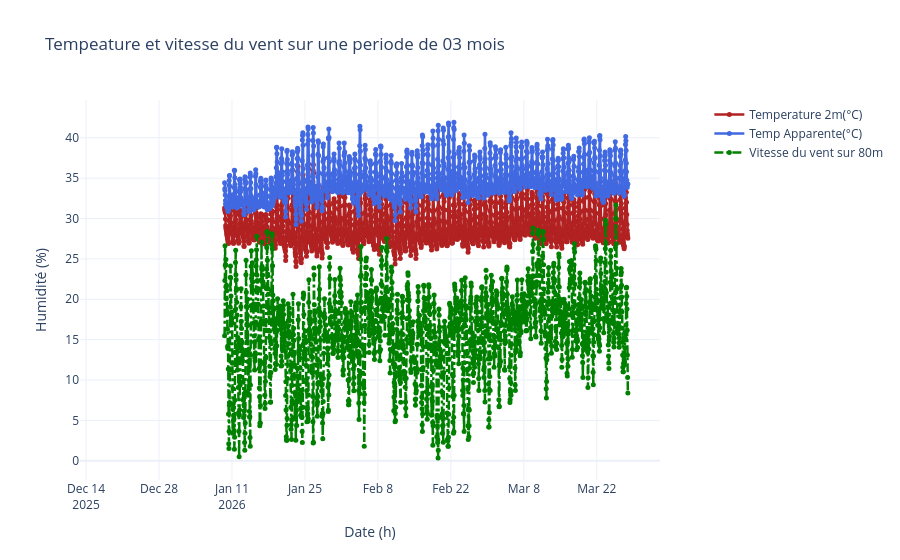

Notebook source saved alongside this figure:
### Markdown cell above
* ### Visualisation

### Code cell
import numpy as np
def visualization_data(data):

    fig  = go.Figure(make_subplots(specs=[[{"secondary_y": True}]]))

    fig.add_trace(
        go.Scatter(
            x = data['date'],
            y= data['temperature_2m'],
            mode="lines+markers",
            name="Temperature 2m(°C)",
            line=dict(color="firebrick", width=2.5),
            marker=dict(size=5),
            hovertemplate="<b>%{y:.1f}°C</b><extra>Température</extra>",
        ), secondary_y=False)

    fig.add_trace(
        go.Scatter(
            x=data['date'],
            y = data['apparent_temperature'],
            mode="lines+markers",
            name="Temp Apparente(°C)",
            line=dict(color="royalblue", width=2.5),
            marker=dict(size=5),
            hovertemplate="<b>%{y:.1f}°C</b><extra>Température</extra>",
        ), secondary_y=False)
        


    fig.add_trace(
        go.Scatter(
            x=data['date'],
            y=data['wind_speed_80m'],
            mode="markers+lines",
            name="Vitesse du vent sur 80m",
            line=dict(color="green", width=2.5, dash='dashdot'),
            marker=dict(size=5),
            hovertemplate="<b>%{y:.1f}°C</b><extra>Température</extra>",
        ), secondary_y=False)
            
    

    fig.update_layout(
        title= dict(text = "Tempeature et vitesse du vent sur une periode de 03 mois"),
        xaxis = dict(
            title = dict(
            text="Date (h)"
            )
        ),
        yaxis= dict(
            title=dict(
            text="Humidité (%)"
            )
        ),
        template="plotly_white"
    )
    fig.show()

visualization_data(data_meteo)

### Figure 1 — Plotly figure (JSON) as saved in the notebook; plotly's stock layout.template omitted (floating-point values rounded to 4 significant figures; data arrays with more than 128 entries replaced by an {"elided": "..."} marker saying what was removed)
{"data": [{"hovertemplate": "<b>%{y:.1f}°C</b><extra>Température</extra>", "line": {"color": "firebrick", "width": 2.5}, "marker": {"size": 5}, "mode": "lines+markers", "name": "Temperature 2m(°C)", "type": "scatter", "x": {"elided": "2376 str values"}, "xaxis": "x", "y": {"elided": "2376 float values"}, "yaxis": "y"}, {"hovertemplate": "<b>%{y:.1f}°C</b><extra>Température</extra>", "line": {"color": "royalblue", "width": 2.5}, "marker": {"size": 5}, "mode": "lines+markers", "name": "Temp Apparente(°C)", "type": "scatter", "x": {"elided": "2376 str values"}, "xaxis": "x", "y": {"elided": "2376 float values"}, "yaxis": "y"}, {"hovertemplate": "<b>%{y:.1f}°C</b><extra>Température</extra>", "line": {"color": "green", "dash": "dashdot", "width": 2.5}, "marker": {"size": 5}, "mode": "markers+lines", "name": "Vitesse du vent sur 80m", "type": "scatter", "x": {"elided": "2376 str values"}, "xaxis": "x", "y": {"elided": "2376 float values"}, "yaxis": "y"}], "layout": {"title": {"text": "Tempeature et vitesse du vent sur une periode de 03 mois"}, "xaxis": {"anchor": "y", "domain": [0, 0.94], "title": {"text": "Date (h)"}}, "yaxis": {"anchor": "x", "domain": [0, 1], "title": {"text": "Humidité (%)"}}, "yaxis2": {"anchor": "x", "overlaying": "y", "side": "right"}}}
